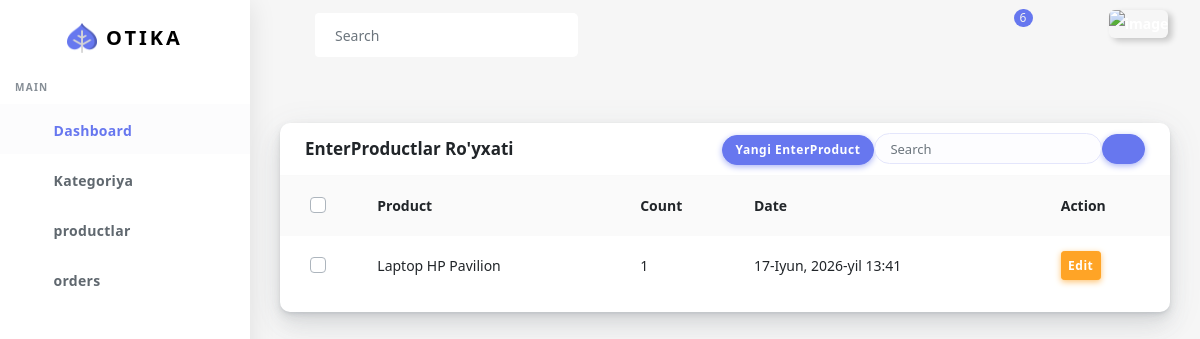
The app's page /dashboard/enter-product/, older data.
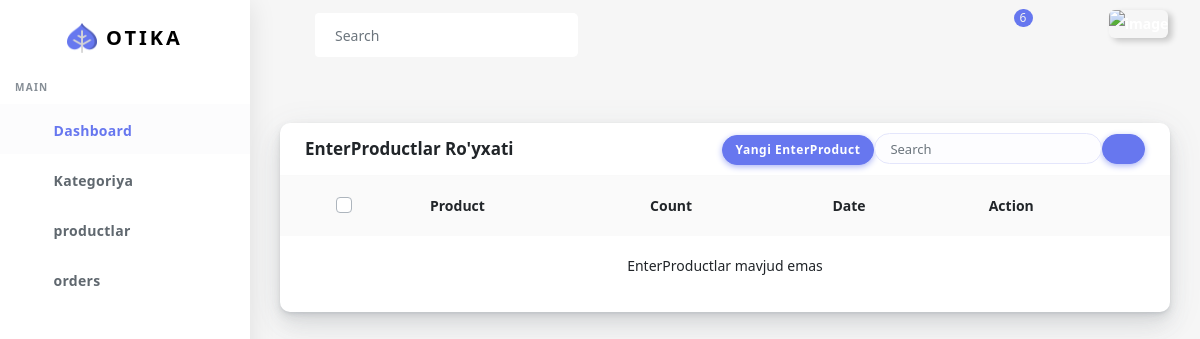
The same page, newer data.
### main/models.py (models this page shows, shortened)
class EnterProduct(models.Model):
    product = models.ForeignKey(Product, on_delete=models.CASCADE)
    count = models.IntegerField()
    date = models.DateTimeField(auto_now_add=True)

class Code(models.Model):
    code = models.CharField(max_length=150, unique=True, default=uuid4, blank=True, null=True)
    class Meta:
        abstract = True

class Product(Code):
    category = models.ForeignKey(Category, on_delete=models.CASCADE, null=True, blank=True)
    image = models.ImageField(upload_to='products')
    name = models.CharField(max_length=150)
    description = models.TextField(blank=True,null=True)
    price = models.DecimalField(max_digits=10, decimal_places=2)
    discount_price = models.DecimalField(max_digits=10, decimal_places=2, null=True, blank=True)
    status = models.BooleanField(default=False)
    created_at = models.DateTimeField(auto_now_add=True)
    updated_at = models.DateTimeField(auto_now=True)
    count = models.IntegerField(default=0)

### dashboard/views.py (the view)
# urls.py: path('enter-product/', views.enter_product_list, name='d_list_enter_product'),
def enter_product_list(request):
    enter_products = models.EnterProduct.objects.all()
    return render(request, 'dashboard/enter_product_list.html', {'enter_products': enter_products})

### templates/dashboard/enter_product_list.html (shortened to what this page needs)
{% extends 'dashboard/base.html' %}
{% block content %}
<div class="main-content" style="min-height: 688px;">
        <section class="section">
          <div class="section-body">
            <div class="row">
              <div class="col-12">
                <div class="card">
                  <div class="card-header">
                    <h4>EnterProductlar Ro'yxati</h4>
                    <div class="card-header-action">
                      <a href="{% url 'd_create_enter_product' %}" class="btn btn-primary">Yangi EnterProduct</a>
                    </div>
                    <div class="card-header-form">
                      <form method="GET">
                        <div class="input-group">
                          <input type="text" class="form-control" name="query" placeholder="Search" value="{{ query|default:'' }}">
                          <div class="input-group-btn">
                            <button class="btn btn-primary"><i class="fas fa-search"></i></button>
                          </div>
                        </div>
                      </form>
                    </div>
                  </div>
                  <div class="card-body p-0">
                    <div class="table-responsive">
                      <table class="table table-striped">
                        <tbody><tr>
                          <th class="text-center">
                            <div class="custom-checkbox custom-checkbox-table custom-control">
                              <label for="checkbox-all" class="custom-control-label">&nbsp;</label>
                            </div>
                          </th>
                          <th>Product</th>
                          <th>Count</th>
                          <th>Date</th>
                          <th>Action</th>
                        </tr>
                        {% for enter_product in enter_products %}
                        <tr>
                          <td class="p-0 text-center">
                            <div class="custom-checkbox custom-control">
                              <label for="checkbox-{{ forloop.counter }}" class="custom-control-label">&nbsp;</label>
                            </div>
                          </td>
                          <td>{{ enter_product.product.name }}</td>
                          <td>{{ enter_product.count }}</td>
                          <td>{{ enter_product.date }}</td>
                          <td>
                            <a href="{% url 'd_edit_enter_product' enter_product.id %}" class="btn btn-warning btn-sm">Edit</a>
                          </td>
                        </tr>
                        {% empty %}
                        <tr>
                          <td colspan="5" class="text-center">EnterProductlar mavjud emas</td>
                        </tr>
                        {% endfor %}
                        </tbody>
                      </table>
                    </div>
                  </div>
                </div>
              </div>
            </div>
          </div>
        </section>
</div>
{% endblock %}

Row changes from the older to the newer data that the page shows:
removed EnterProduct: product.name "Laptop HP Pavilion", count "1", date "17-Iyun, 2026-yil 13:41"
Text that changed along with them:
text now shown: "EnterProductlar mavjud emas"
